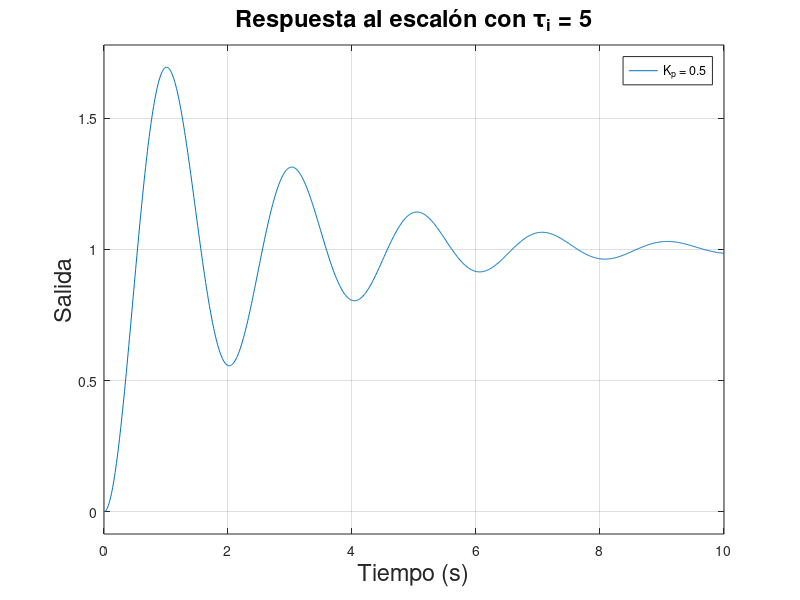
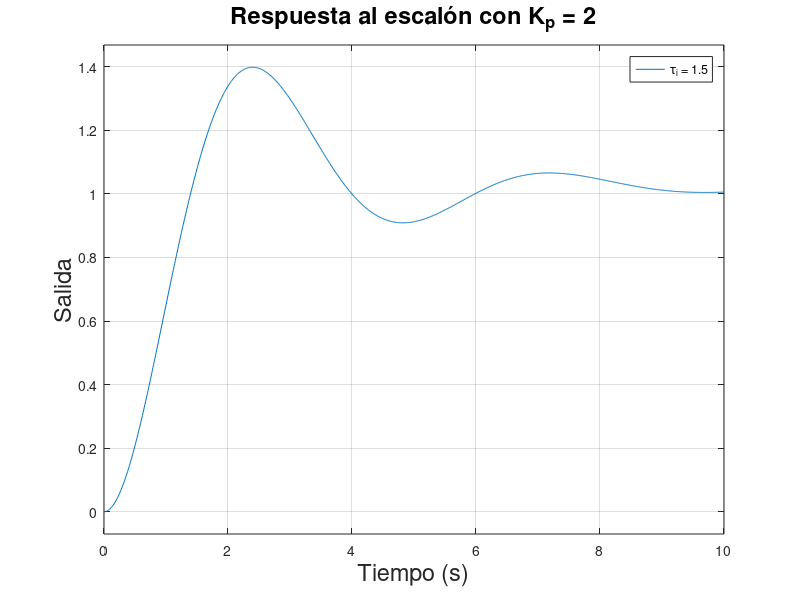

The MATLAB source for these figures, in order:
close all;
clear;
clc;

% Parámetros del sistema
K = 1;
p = 1;
t = 0:0.01:10;

%% Gráfica 1: tau_i fijo, Kp variable
taui_fixed = 5;
Kp_vals = [0.5, 1, 5, 10];

fig1 = figure('Units', 'centimeters', 'Position', [2, 2, 20, 15]);
hold on;
for i = 1:length(Kp_vals)
    Kp = Kp_vals(i);
    % Numerador y denominador de L(s)
    num_L = Kp * K * [taui_fixed, 1];
    den_L = conv([taui_fixed, 0], [1, p, 0]);  % taui*s * s*(s+p)
    
    % FT lazo cerrado H(s) = L(s)/(1 + L(s))
    L = tf(num_L, den_L);    % Lazo abierto
    sys = feedback(L, 1);    % Lazo cerrado: H(s) = L(s)/(1 + L(s))
    step(sys, t);
end
title(['Respuesta al escalón con \tau_i = ' num2str(taui_fixed)], 'FontSize', 17);
xlabel('Tiempo (s)', 'FontSize', 17);
ylabel('Salida', 'FontSize', 17);
legend(arrayfun(@(k) sprintf('K_p = %.1f', k), Kp_vals, 'UniformOutput', false));
grid on;
print(fig1, 'PI_salidaKpvar', '-dpdf', '-r300');

%% Gráfica 2: Kp fijo, tau_i variable
Kp_fixed = 2;
taui_vals = [1.5, 2, 5, 10];

fig2 = figure('Units', 'centimeters', 'Position', [2, 2, 20, 15]);
hold on;
for i = 1:length(taui_vals)
    taui = taui_vals(i);
    num_L = Kp_fixed * K * [taui, 1];
    den_L = conv([taui, 0], [1, p, 0]);  % taui*s * s*(s+p)
    
    L = tf(num_L, den_L);    % Lazo abierto
    sys = feedback(L, 1);    % Lazo cerrado: H(s) = L(s)/(1 + L(s))
    step(sys, t);
end
title(['Respuesta al escalón con K_p = ' num2str(Kp_fixed)], 'FontSize', 17);
xlabel('Tiempo (s)', 'FontSize', 17);
ylabel('Salida', 'FontSize', 17);
legend(arrayfun(@(t) sprintf('\\tau_i = %.1f', t), taui_vals, 'UniformOutput', false));
grid on;
print(fig2, 'PI_salidaTauivar', '-dpdf', '-r300');

